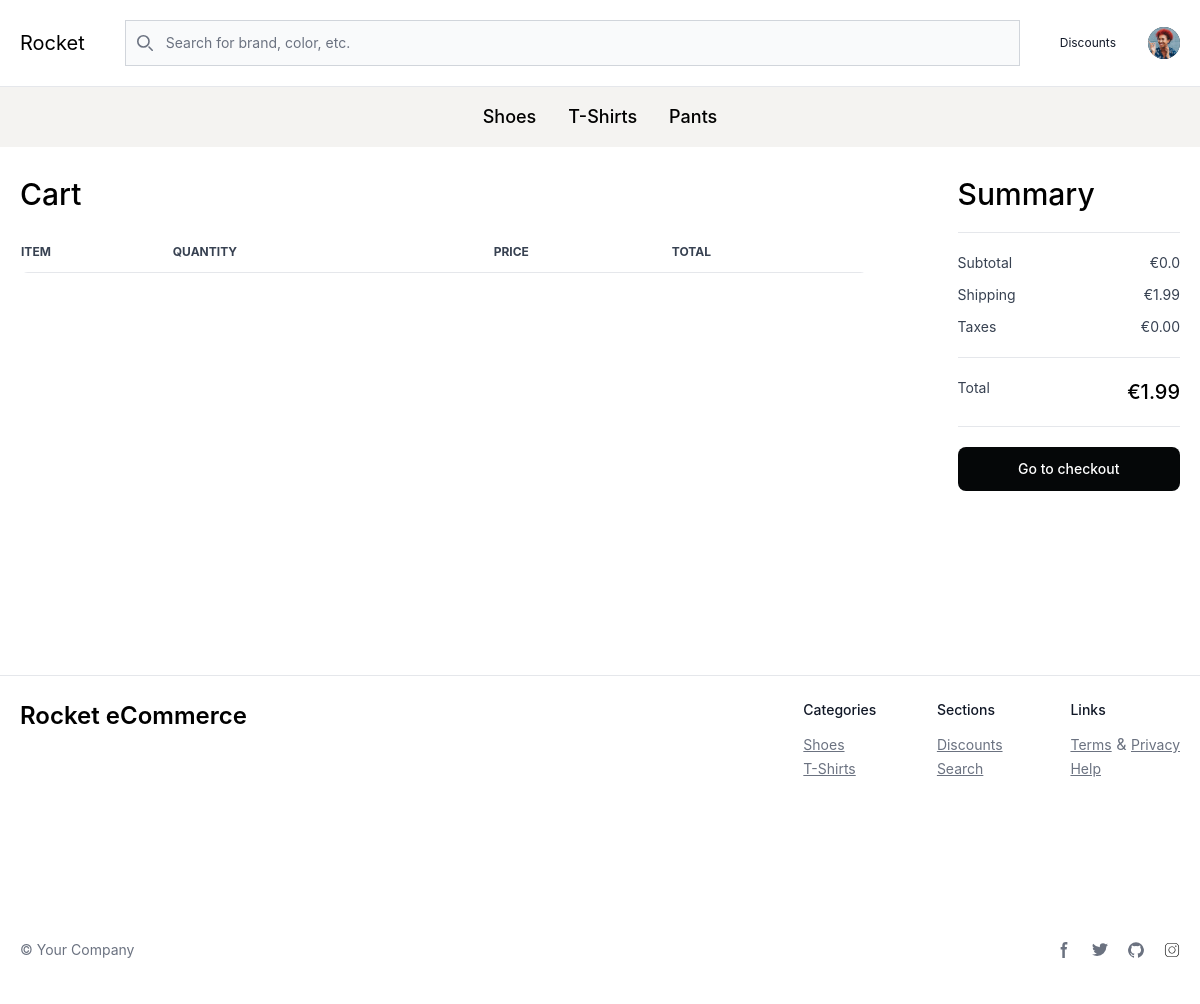
The app's page /cart/ (signed in) with its own data.
### apps/common/models.py (models this page shows)
class BaseModel(models.Model):
    created_at = models.DateTimeField(auto_now_add=True)
    updated_at = models.DateTimeField(auto_now=True)
    class Meta:
        abstract = True

class Tag(BaseModel):
    name = models.CharField(max_length=255)
    slug = AutoSlugField(populate_from='name', unique=True)
    def __str__(self):
        return self.name

class Settings(BaseModel):
    type = models.CharField(max_length=255, choices=TypeChocies.choices, unique=True)
    value = models.TextField(null=True, blank=True)
    value_html = QuillField(null=True, blank=True)
    file = models.FileField(upload_to='hero/', null=True, blank=True)

### home/views.py (the view)
# urls.py: path('cart/', views.cart_list, name="cart_list"),
@login_required(login_url='/users/signin/')
def cart_list(request):
  carts = Cart.objects.filter(user=request.user, is_ordered=False)
  context = {
    'carts': carts
  }
  return render(request, 'pages/cart-list.html', context)

### home/templatetags/cart_tags.py (called while the page is built)
@register.filter(name="cart_count")
def cart_count(user):
    if user.is_authenticated:
        cart_count = Cart.objects.filter(user=user, is_ordered=False).count()
        return cart_count
    else:
        return 0

### home/templatetags/get_total.py (called while the page is built)
@register.filter(name="get_total")
def get_total(carts, shipping=0):
    total = 0
    for cart in carts:
        total += cart.total_price
    return round(float(shipping) + float(total), 2)

### templates/pages/cart-list.html (shortened to what this page needs)
{% extends "layouts/base-products.html" %}
{% load get_total %}
{% block content %}
  <section class="text-gray-700 body-font overflow-hidden bg-white border-b">
    <div class="max-w-screen-2xl mx-auto px-5 pt-52 md:pt-44 pb-10 md:pb-44">
      <div class="block md:grid md:grid-cols-5 gap-3">
        <div class="md:col-span-4 w-full md:w-11/12 mb-5 md:mb-0">
          <h3 class="text-3xl text-black font-medium mb-5">Cart</h3>
          <div class="relative overflow-x-auto sm:rounded-lg">
            <table class="w-full text-sm text-left rtl:text-right text-gray-500 dark:text-gray-400">
              <thead class="text-xs text-gray-700 uppercase bg-white dark:text-gray-400">
                <tr class="border-b">
                  <th scope="col" class="py-3 pr-56 md:pr-0">
                    Item
                  </th>
                  <th scope="col" class="py-3 pr-24 md:pr-0">
                    Quantity
                  </th>
                  <th scope="col" class="py-3 pr-10 md:pr-0">
                    Price
                  </th>
                  <th scope="col" class="py-3 pr-10 md:pr-0">
                    Total
                  </th>
                </tr>
              </thead>
            </table>
          </div>
        </div>
        <div>
          <h3 class="text-3xl text-black font-medium mb-5">Summary</h3>
          <hr class="mb-5">
          <div class="mb-5">
            <div class="flex justify-between mb-3 text-sm font-normal">
              <span class="block">Subtotal</span>
              <span class="block">€{{ carts|get_total }}</span>
            </div>
            <div class="flex justify-between mb-3 text-sm font-normal">
              <span class="block">Shipping</span>
              <span class="block">€1.99</span>
            </div>
            <div class="flex justify-between mb-3 text-sm font-normal">
              <span class="block">Taxes</span>
              <span class="block">€0.00</span>
            </div>
          </div>
          <hr class="mb-5">
          <div class="mb-5">
            <div class="flex justify-between mb-3 text-sm font-normal">
              <span class="block">Total</span>
              <span class="block text-xl font-medium text-black">€{{ carts|get_total:"1.99" }}</span>
            </div>
          </div>
          <hr class="mb-5">
          <a class="w-full text-white bg-[#050708] hover:bg-[#050708]/90 focus:ring-4 focus:outline-none focus:ring-[#050708]/50 font-medium rounded-lg text-sm px-5 py-3 text-center inline-flex items-center justify-center dark:focus:ring-[#050708]/50 dark:hover:bg-[#050708]/30 me-2 mb-2" href="{% url "create_checkout_session" %}">Go to checkout</a>
        </div>
      </div>
    </div>
  </section>
{% endblock %}

### templates/layouts/base-products.html (shortened to what this page needs)
{% load static cart_tags  %}
<!DOCTYPE html>
<html lang="en">
<head>
    <link rel="stylesheet" href="https://cdn.jsdelivr.net/npm/swiper@8/swiper-bundle.min.css" />
    <link rel="stylesheet" href="{% static 'dist/main.css' %}">
</head>
<body>
    <nav class="bg-white dark:bg-gray-900 fixed w-full z-20 top-0 start-0">
        <div class="max-w-screen-2xl flex flex-wrap items-center justify-between mx-auto p-5 ">
            <a href="/" class="flex items-center space-x-3 rtl:space-x-reverse">
                <span class="self-center text-xl font-normal whitespace-nowrap dark:text-white">Rocket</span>
            </a>
            <div class="flex-1 items-center justify-between hidden w-full md:flex sm:hidden md:w-auto md:order-1" id="navbar-sticky">
                <form action="{% url "search_page" %}" class="w-full mx-10">
                    <div class="relative">
                        <div class="absolute inset-y-0 start-0 flex items-center ps-3 pointer-events-none">
                        </div>
                        <input type="text" name="search" value="{{ request.GET.search }}" id="default-search" class="block w-full p-4 py-3 ps-10 text-sm text-gray-900 border border-gray-300 bg-gray-50 focus:ring-blue-500 focus:border-blue-500 dark:bg-gray-700 dark:border-gray-600 dark:placeholder-gray-400 dark:text-white dark:focus:ring-blue-500 dark:focus:border-blue-500" placeholder="Search for brand, color, etc." required />
                    </div>
                </form>
            </div>
            <div class="flex md:order-2 space-x-0 md:space-x-0 rtl:space-x-reverse">
                <ul class="flex flex-row items-center p-0 font-normal text-xs space-x-0 md:space-x-8 rtl:space-x-reverse mt-0 border-0 bg-white dark:bg-gray-800 dark:bg-gray-900 dark:border-gray-700">
                    <li>
                        <a href="{% url "discounts" %}" class="block py-2 px-3 text-gray-900 rounded hover:bg-gray-100 md:hover:bg-transparent md:hover:text-blue-700 md:p-0 md:dark:hover:text-blue-500 dark:text-white dark:hover:bg-gray-700 dark:hover:text-white md:dark:hover:bg-transparent dark:border-gray-700">Discounts</a>
                    </li>
                    <div class="flex items-center md:order-2 space-x-0 md:space-x-0 rtl:space-x-reverse">
                        <button type="button" class="flex text-sm bg-gray-800 rounded-full ms-3 md:ms-0 md:me-0 focus:ring-4 focus:ring-gray-300 dark:focus:ring-gray-600" id="user-menu-button" aria-expanded="false" data-dropdown-toggle="user-dropdown" data-dropdown-placement="bottom">
                          <img class="w-8 h-8 rounded-full" src="{% static "dist/images/users/bonnie-green.png" %}" alt="user photo">
                        </button>
                    </div>
                </ul>
            </div>
        </div>
        <div class="border-t">
            <div class="bg-[#F4F3F1] flex justify-center gap-8">
                {% for tag in tags %}
                    <a class="block text-lg font-medium py-4 border-black hover:border-b hover:border-b-2" href="{% url "home_page" tag.slug %}">{{ tag|title }}</a>
                {% endfor %}
            </div>
        </div>
    </nav>
    {% block content %}{% endblock content %}
    <footer class="bg-white dark:bg-gray-900">
        <div class="mx-auto w-full max-w-screen-2xl px-5 py-3 mt-3">
            <div class="md:flex md:justify-between">
            <div class="mb-6 md:mb-0">
                <a href="/" class="flex items-center">
                    <span class="self-center text-2xl font-semibold whitespace-nowrap dark:text-white">{{ site_name }}</span>
                </a>
            </div>
            <div class="grid grid-cols-2 gap-8 sm:gap-6 sm:grid-cols-3">
                <div>
                    <h2 class="mb-3 text-sm font-medium text-gray-900 dark:text-white">Categories</h2>
                    <ul class="text-gray-500 dark:text-gray-400 font-normal">
                        {% for tag in tags|slice:"2" %}
                        <li>
                            <a href="{% url "home_page" tag.slug %}" class="underline text-sm">{{ tag.name|title }}</a>
                        </li>
                        {% endfor %}
                    </ul>
                </div>
                <div>
                    <h2 class="mb-3 text-sm font-medium text-gray-900 dark:text-white">Sections</h2>
                    <ul class="text-gray-500 dark:text-gray-400 font-normal">
                        <li>
                            <a href="{% url "discounts" %}" class="underline text-sm">Discounts</a>
                        </li>
                        <li>
                            <a href="{% url "search_page" %}" class="underline text-sm">Search</a>
                        </li>
                    </ul>
                </div>
                <div>
                    <h2 class="mb-3 text-sm font-medium text-gray-900 dark:text-white">Links</h2>
                    <ul class="text-gray-500 dark:text-gray-400 font-normal">
                        <li>
                            <a href="{% url "terms_condition" %}" class="underline text-sm">Terms</a>
                            &amp;
                            <a href="{% url "privacy_policy" %}" class="underline text-sm">Privacy</a>
                        </li>
                        <li>
                            <a href="{% url "help" %}" class="underline text-sm">Help</a>
                        </li>
                    </ul>
                </div>
            </div>
        </div>
        <div class="sm:flex sm:items-center sm:justify-between mt-10 md:mt-40 mb-3 md:mb-8">
            <span class="text-sm text-gray-500 sm:text-center dark:text-gray-400">© {{ copyright }}</span>
            <div class="flex mt-4 sm:justify-center sm:mt-0">
                {% if social_facebook %}
                <a href="{{ social_facebook }}" class="text-gray-500 hover:text-gray-900 dark:hover:text-white">
                    <svg class="w-4 h-4" aria-hidden="true" xmlns="http://www.w3.org/2000/svg" fill="currentColor" viewBox="0 0 8 19">
                        <path fill-rule="evenodd" d="M6.135 3H8V0H6.135a4.147 4.147 0 0 0-4.142 4.142V6H0v3h2v9.938h3V9h2.021l.592-3H5V3.591A.6.6 0 0 1 5.592 3h.543Z" clip-rule="evenodd"/>
                    </svg>
                </a>
                {% endif %}
                {% if social_twitter %}
                <a href="{{ social_twitter }}" class="text-gray-500 hover:text-gray-900 dark:hover:text-white ms-5">
                </a>
                {% endif %}
                {% if social_github %}
                <a href="{{ social_github }}" class="text-gray-500 hover:text-gray-900 dark:hover:text-white ms-5">
                </a>
                {% endif %}
                {% if social_instagram %}
                <a href="{{ social_instagram }}" class="text-gray-500 hover:text-gray-900 dark:hover:text-white ms-5">
                </a>
                {% endif %}
            </div>
        </div>
        </div>
    </footer>
</body>
</html>

### records on screen
Tag: name "Shoes"
Tag: name "T-Shirts"
Tag: name "Pants"
Settings: value "Rocket eCommerce"
Settings: value "Your Company"

### other values on screen
{{ carts|get_total }} "0.0"
{{ carts|get_total:"1.99" }} "1.99"
